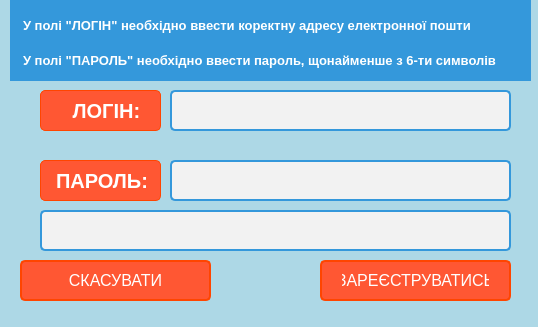
<?xml version="1.0" encoding="UTF-8"?>
<ui version="4.0">
 <class>registry</class>
 <widget class="QDialog" name="registry">
  <property name="geometry">
   <rect>
    <x>0</x>
    <y>0</y>
    <width>538</width>
    <height>327</height>
   </rect>
  </property>
  <property name="windowTitle">
   <string>Dialog</string>
  </property>
  <property name="styleSheet">
   <string notr="true">QDialog {
    background-color: #ADD8E6; /* Light Blue color code */
    color: white;
}</string>
  </property>
  <widget class="QLineEdit" name="lineEdit">
   <property name="geometry">
    <rect>
     <x>170</x>
     <y>90</y>
     <width>341</width>
     <height>41</height>
    </rect>
   </property>
   <property name="styleSheet">
    <string notr="true">QLineEdit {
    font-size: 16px; /* Set the font size */
    padding: 5px; /* Add some padding for better spacing */
    border: 2px solid #3498db; /* Border with a shade of blue color */
    border-radius: 5px; /* Rounded corners */
    background-color: #f2f2f2; /* Background color */
    color: #333; /* Text color */
}

QLineEdit:hover {
    border-color: #FFA500; /* Change border color on hover (orange) */
}</string>
   </property>
  </widget>
  <widget class="QLineEdit" name="lineEdit_2">
   <property name="geometry">
    <rect>
     <x>170</x>
     <y>160</y>
     <width>341</width>
     <height>41</height>
    </rect>
   </property>
   <property name="styleSheet">
    <string notr="true">QLineEdit {
    font-size: 16px; /* Set the font size */
    padding: 5px; /* Add some padding for better spacing */
    border: 2px solid #3498db; /* Border with a shade of blue color */
    border-radius: 5px; /* Rounded corners */
    background-color: #f2f2f2; /* Background color */
    color: #333; /* Text color */
}

QLineEdit:hover {
    border-color: #FFA500; /* Change border color on hover (orange) */
}</string>
   </property>
  </widget>
  <widget class="QPushButton" name="pushButton">
   <property name="geometry">
    <rect>
     <x>20</x>
     <y>260</y>
     <width>191</width>
     <height>41</height>
    </rect>
   </property>
   <property name="styleSheet">
    <string notr="true">QPushButton {
    font-size: 16px; /* Set the font size */
    padding: 10px 20px; /* Add padding for button size */
    background-color: #FF5733; /* Button background color (a shade of orange) */
    color: #FFFFFF; /* Text color (white) */
    border: 2px solid #FF4500; /* Button border color (a shade of orange) */
    border-radius: 5px; /* Rounded button corners */
}

QPushButton:hover {
    background-color: #800080; /* Deep purple background on hover */
    border: 2px solid #800080; /* Change border color to deep purple on hover */
}

QPushButton:pressed {
    background-color: #3498db; /* Change background color when pressed (blue) */
    border: 2px solid #1E6D88; /* Change border color when pressed */
}
</string>
   </property>
   <property name="text">
    <string>СКАСУВАТИ</string>
   </property>
  </widget>
  <widget class="QPushButton" name="pushButton_2">
   <property name="geometry">
    <rect>
     <x>320</x>
     <y>260</y>
     <width>191</width>
     <height>41</height>
    </rect>
   </property>
   <property name="styleSheet">
    <string notr="true">QPushButton {
    font-size: 16px; /* Set the font size */
    padding: 10px 20px; /* Add padding for button size */
    background-color: #FF5733; /* Button background color (a shade of orange) */
    color: #FFFFFF; /* Text color (white) */
    border: 2px solid #FF4500; /* Button border color (a shade of orange) */
    border-radius: 5px; /* Rounded button corners */
}
QPushButton:hover {
    background-color: #800080; /* Deep purple background on hover */
    border: 2px solid #800080; /* Change border color to deep purple on hover */
}

QPushButton:pressed {
    background-color: #3498db; /* Change background color when pressed (blue) */
    border: 2px solid #1E6D88; /* Change border color when pressed */
}
</string>
   </property>
   <property name="text">
    <string>ЗАРЕЄСТРУВАТИСЬ</string>
   </property>
  </widget>
  <widget class="QLabel" name="label">
   <property name="geometry">
    <rect>
     <x>40</x>
     <y>90</y>
     <width>121</width>
     <height>41</height>
    </rect>
   </property>
   <property name="styleSheet">
    <string notr="true">QLabel {
    font-size: 20px; /* Set the font size */
    font-weight: bold; /* Make the text bold */
    color: #FFFFFF; /* Text color (white) for good contrast on the background */
    text-shadow: 1px 1px 2px #000000; /* Add a subtle text shadow */
    background-color: #FF5733; /* Background color (a shade of orange) */
    border: 1px solid #FF4500; /* Add a border for emphasis */
    padding: 10px; /* Add some padding for better spacing */
    border-radius: 5px; /* Optional for rounded corners */
}
</string>
   </property>
   <property name="text">
    <string>   ЛОГІН:</string>
   </property>
  </widget>
  <widget class="QLabel" name="label_2">
   <property name="geometry">
    <rect>
     <x>40</x>
     <y>160</y>
     <width>121</width>
     <height>41</height>
    </rect>
   </property>
   <property name="styleSheet">
    <string notr="true">QLabel {
    font-size: 20px; /* Set the font size */
    font-weight: bold; /* Make the text bold */
    color: #FFFFFF; /* Text color (white) for good contrast on the background */
    text-shadow: 1px 1px 2px #000000; /* Add a subtle text shadow */
    background-color: #FF5733; /* Background color (a shade of orange) */
    border: 1px solid #FF4500; /* Add a border for emphasis */
    padding: 10px; /* Add some padding for better spacing */
    border-radius: 5px; /* Optional for rounded corners */
}
</string>
   </property>
   <property name="text">
    <string>ПАРОЛЬ:</string>
   </property>
  </widget>
  <widget class="QLabel" name="label_3">
   <property name="geometry">
    <rect>
     <x>10</x>
     <y>0</y>
     <width>521</width>
     <height>51</height>
    </rect>
   </property>
   <property name="styleSheet">
    <string notr="true">QLabel {
    font-size: 13px; /* Set the font size */
    font-weight: bold; /* Make the text bold */
    color: white; /* Text color (white) for good contrast on a blue background */
    background-color: #3498db; /* Background color (blue) */
    padding: 10px; /* Add padding for better spacing */
}</string>
   </property>
   <property name="text">
    <string>У полі &quot;ЛОГІН&quot; необхідно ввести коректну адресу електронної пошти</string>
   </property>
  </widget>
  <widget class="QLabel" name="label_4">
   <property name="geometry">
    <rect>
     <x>10</x>
     <y>40</y>
     <width>521</width>
     <height>41</height>
    </rect>
   </property>
   <property name="styleSheet">
    <string notr="true">QLabel {
    font-size: 13px; /* Set the font size */
    font-weight: bold; /* Make the text bold */
    color: white; /* Text color (white) for good contrast on a blue background */
    background-color: #3498db; /* Background color (blue) */
    padding: 10px; /* Add padding for better spacing */
}</string>
   </property>
   <property name="text">
    <string>У полі &quot;ПАРОЛЬ&quot; необхідно ввести пароль, щонайменше з 6-ти символів</string>
   </property>
  </widget>
  <widget class="QLineEdit" name="lineEdit_3">
   <property name="geometry">
    <rect>
     <x>40</x>
     <y>210</y>
     <width>471</width>
     <height>41</height>
    </rect>
   </property>
   <property name="styleSheet">
    <string notr="true">QLineEdit {
    font-size: 16px; /* Set the font size */
    padding: 5px; /* Add some padding for better spacing */
    border: 2px solid #3498db; /* Border with a shade of blue color */
    border-radius: 5px; /* Rounded corners */
    background-color: #f2f2f2; /* Background color */
    color: #333; /* Text color */
}

QLineEdit:hover {
    border-color: #FFA500; /* Change border color on hover (orange) */
}</string>
   </property>
   <property name="readOnly">
    <bool>true</bool>
   </property>
  </widget>
 </widget>
 <resources/>
 <connections/>
</ui>
